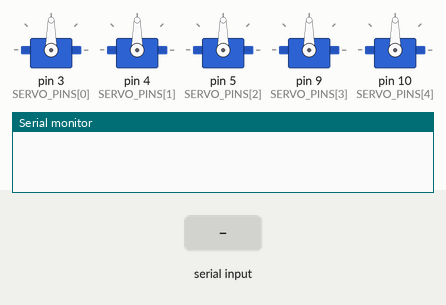
This sketch was run on a simulated Arduino Uno, built with avr-gcc and run on an emulated ATmega328P. On the bench: 5 × servo, the last lines printed to the serial monitor. Inputs (shaded band) come from the test bench.

Above: at 1.2 s.
1.3 s: "i" received over Serial
At 1.8 s:
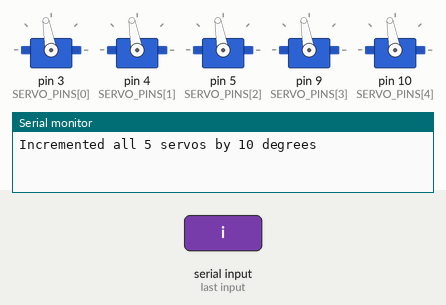
2.8 s: "r" received over Serial
At 4.1 s:
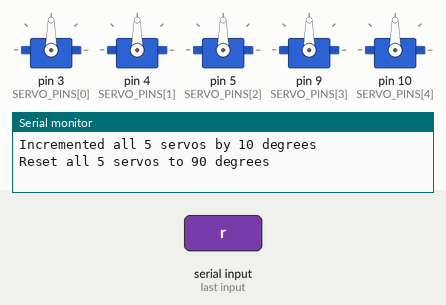
Timing chart, 0 to 5.8 s (numbered marks = the images above; inputs shaded):
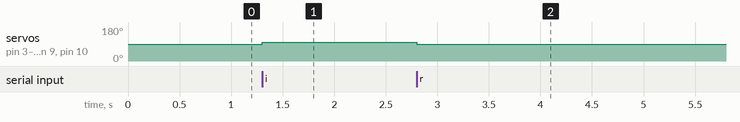

Measured:
- after the input at 1.3 s, servo on pin 3 (SERVO_PINS[0]), servo on pin 4 (SERVO_PINS[1]), servo on pin 5 (SERVO_PINS[2]), servo on pin 9 (SERVO_PINS[3]), servo on pin 10 (SERVO_PINS[4]): 90° → 100° at once
- after the input at 2.8 s, servo on pin 3 (SERVO_PINS[0]), servo on pin 4 (SERVO_PINS[1]), servo on pin 5 (SERVO_PINS[2]), servo on pin 9 (SERVO_PINS[3]), servo on pin 10 (SERVO_PINS[4]): 100° → 90° at once

The sketch:

hand_servo_control.ino
```cpp
/*
  Drives 5 servos (one per finger) on pins 3, 4, 5, 9, 10.
  Finger order (index 0-4) is assumed to be: thumb, index, middle, ring,
  pinky, wired to pins 3, 4, 5, 9, 10 respectively. If your physical wiring
  assigns fingers to pins differently, reorder SERVO_PINS and ASL_ANGLES
  to match.

  Serial command protocol (single ASCII char):
    'i'        -> increment all 5 servos by 10 degrees (clamped to 0-180)
    'r'        -> reset all 5 servos to the neutral 90 degree pose
    'A' - 'Z'  -> move directly to the ASL fingerspelling handshape for
                  that letter (0 = fully curled, 180 = fully extended)

  Note on ASL accuracy: this hand only has one open/close axis per finger,
  no thumb opposition, and no wrist rotation, so several letters are only
  rough approximations of the real handshape:
    - J and Z involve tracing a motion path and can't be represented as a
      static pose; they fall back to the closest static letter (I and D).
    - Letter pairs that differ mainly by finger crossing or spread instead
      of curl (e.g. U vs V, R, M vs N vs T) will look identical here.

  Setup:
    1. Upload this sketch to the Arduino.
    2. Wire 5 servos' signal wires to pins 3, 4, 5, 9, 10 (and power/ground
       from an external supply if your servos draw more current than the
       Arduino 5V pin can provide).
    3. Run gesture_hand_control.py or speech_to_asl.py on your computer.
*/

#include <Servo.h>

const int NUM_SERVOS = 5;
const int SERVO_PINS[NUM_SERVOS] = {3, 4, 5, 9, 10};
const int START_ANGLE = 90;
const int STEP_DEGREES = 10;

// Approximate ASL fingerspelling handshapes, in degrees, ordered
// {thumb, index, middle, ring, pinky}. 0 = curled, 180 = extended.
const int ASL_ANGLES[26][NUM_SERVOS] = {
  /* A */ {90, 0, 0, 0, 0},
  /* B */ {0, 180, 180, 180, 180},
  /* C */ {90, 90, 90, 90, 90},
  /* D */ {0, 180, 0, 0, 0},
  /* E */ {0, 0, 0, 0, 0},
  /* F */ {90, 90, 180, 180, 180},
  /* G */ {90, 180, 0, 0, 0},
  /* H */ {0, 180, 180, 0, 0},
  /* I */ {0, 0, 0, 0, 180},
  /* J */ {0, 0, 0, 0, 180},   // static fallback for I; real J adds motion
  /* K */ {90, 180, 180, 0, 0},
  /* L */ {180, 180, 0, 0, 0},
  /* M */ {0, 0, 0, 0, 0},
  /* N */ {0, 0, 0, 0, 0},
  /* O */ {90, 90, 90, 90, 90},
  /* P */ {90, 180, 180, 0, 0},
  /* Q */ {90, 180, 0, 0, 0},
  /* R */ {0, 180, 180, 0, 0},
  /* S */ {0, 0, 0, 0, 0},
  /* T */ {90, 0, 0, 0, 0},
  /* U */ {0, 180, 180, 0, 0},
  /* V */ {0, 180, 180, 0, 0},
  /* W */ {0, 180, 180, 180, 0},
  /* X */ {0, 90, 0, 0, 0},
  /* Y */ {180, 0, 0, 0, 180},
  /* Z */ {0, 180, 0, 0, 0},   // static fallback for D; real Z adds motion
};

Servo servos[NUM_SERVOS];
int angles[NUM_SERVOS];

void setup() {
  Serial.begin(9600);
  for (int i = 0; i < NUM_SERVOS; i++) {
    servos[i].attach(SERVO_PINS[i]);
    angles[i] = START_ANGLE;
    servos[i].write(angles[i]);
  }
}

void loop() {
  if (Serial.available() > 0) {
    char command = Serial.read();

    if (command == 'i') {
      for (int i = 0; i < NUM_SERVOS; i++) {
        angles[i] = min(angles[i] + STEP_DEGREES, 180);
        servos[i].write(angles[i]);
      }
      Serial.println("Incremented all 5 servos by 10 degrees");
    } else if (command == 'r') {
      for (int i = 0; i < NUM_SERVOS; i++) {
        angles[i] = START_ANGLE;
        servos[i].write(angles[i]);
      }
      Serial.println("Reset all 5 servos to 90 degrees");
    } else if (command >= 'A' && command <= 'Z') {
      int letterIndex = command - 'A';
      for (int i = 0; i < NUM_SERVOS; i++) {
        angles[i] = ASL_ANGLES[letterIndex][i];
        servos[i].write(angles[i]);
      }
      Serial.print("Formed ASL letter ");
      Serial.println(command);
    }
  }
}
```
